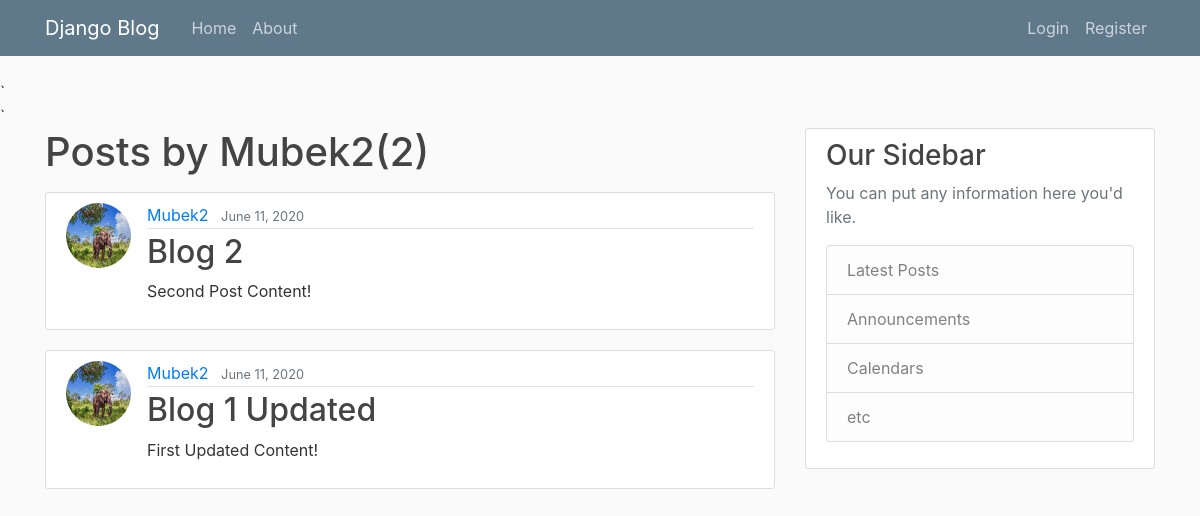
The app's page /user/Mubek2, older data.
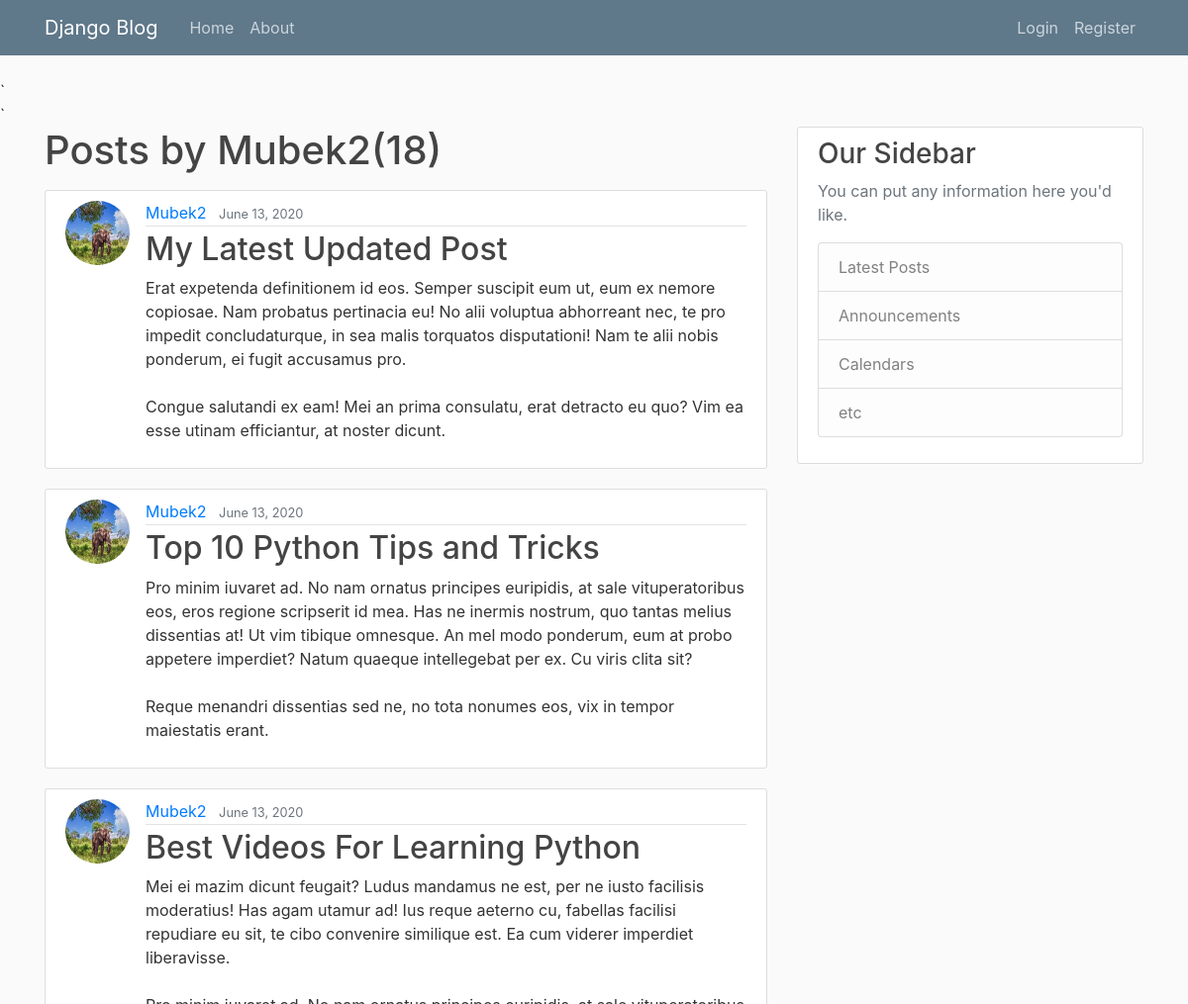
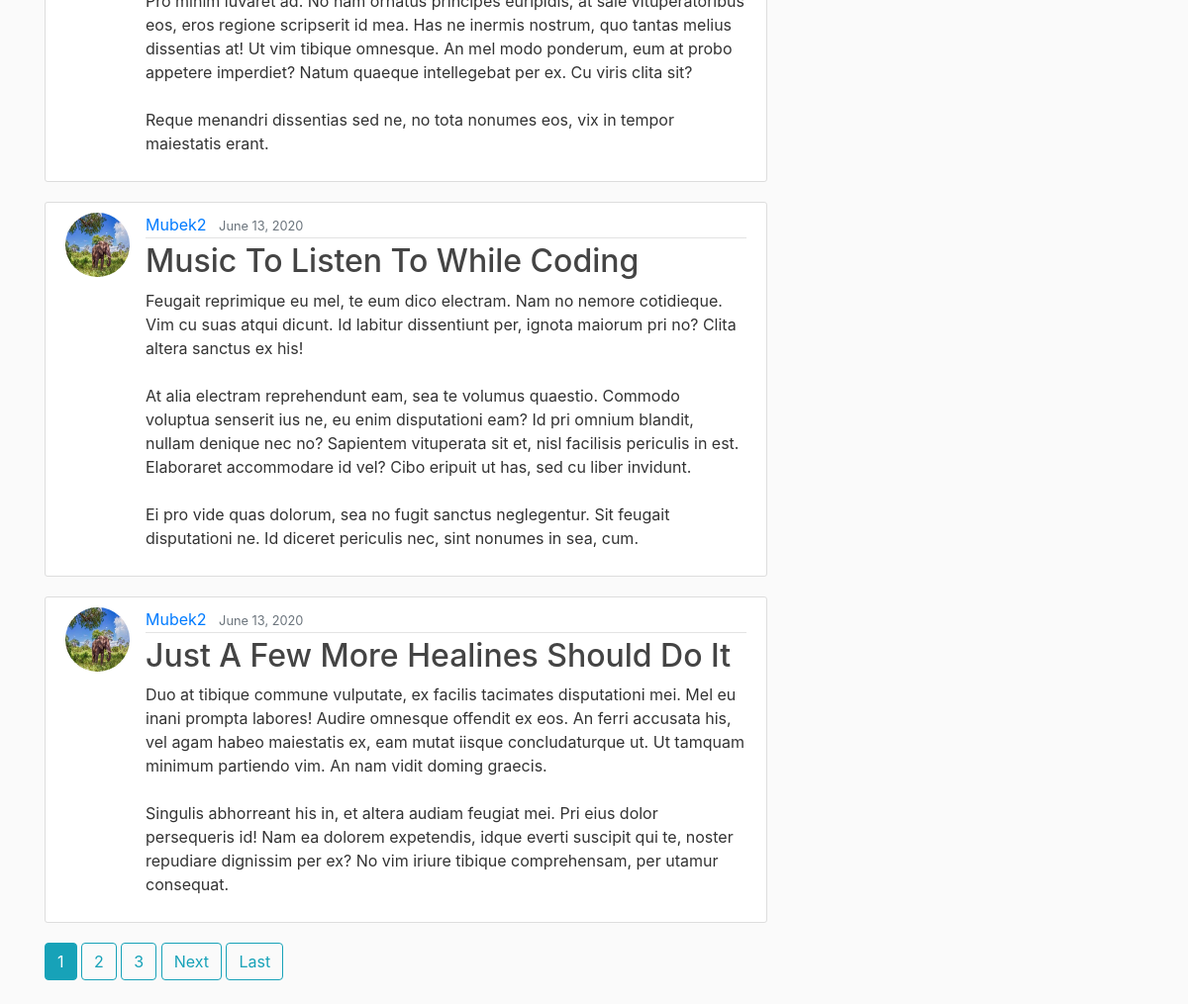
The same page, newer data (2 pictures, top to bottom).
### blog/models.py (models this page shows, shortened)
class Post(models.Model):
    title = models.CharField(max_length=100)
    content = models.TextField()
    date_posted = models.DateTimeField(default=timezone.now)
    author = models.ForeignKey(User, on_delete=models.CASCADE)

### users/models.py (models this page shows, shortened)
class Profile(models.Model):
    user = models.OneToOneField(User, on_delete=models.CASCADE)
    image = models.ImageField(default='default.jpg', upload_to='profile_pics')

### blog/views.py (the view)
# urls.py: path('user/<str:username>', UserPostListView.as_view(), name='user-post'),
class UserPostListView(ListView):
    model = Post
    template_name = 'blog/user_post.html'
    context_object_name = 'posts'
    paginate_by = 5
    def get_queryset(self):
        user = get_object_or_404(User, username=self.kwargs.get('username'))
        return Post.objects.filter(author=user).order_by('-date_posted')

### blog/templates/blog/user_post.html (shortened to what this page needs)
{% extends "blog/base.html" %}
{% block content %}
    <h1 class="mb-3">Posts by {{ view.kwargs.username }}({{ page_obj.paginator.count }})</h1>
    {% for post in posts %}
        <article class="media content-section">
            <img class="rounded-circle article-img" src="{{ post.author.profile.image.url }}">
            <div class="media-body">
                <div class="article-metadata">
                    <a class="mr-2" href="{% url 'user-post' post.author.username %}">{{ post.author }}</a>
                    <small class="text-muted">{{ post.date_posted|date:"F d, Y" }}</small>
                </div>
                <h2><a class="article-title" href="{% url 'post-detail' post.id %}">{{ post.title }}</a></h2>
                <p class="article-content">{{ post.content }}</p>
            </div>
        </article>
    {% endfor %}
    {% if is_paginated %}
        {% for num in page_obj.paginator.page_range %}
            {% if page_obj.number == num %}
                <a class="btn btn-info mb-4" href="?page={{ num }}">{{ num }}</a>
            {% elif num > page_obj.number|add:'-3' and num < page_obj.number|add:'3' %}
                <a class="btn btn-outline-info mb-4" href="?page={{ num }}">{{ num }}</a>
            {% endif %}
        {% endfor %}
        {% if page_obj.has_next %}
            <a class ="btn btn-outline-info mb-4" href="?page={{ page_obj.next_page_number }}">Next</a>
            <a class ="btn btn-outline-info mb-4" href="?page={{ page_obj.paginator.num_pages }}">Last</a>
        {% endif %}
    {% endif %}
{% endblock content %}

### blog/templates/blog/base.html (shortened to what this page needs)
<!DOCTYPE html>
{% load static %}
<html>
<head>
    <link rel="stylesheet" href="https://maxcdn.bootstrapcdn.com/bootstrap/4.0.0/css/bootstrap.min.css"
>
    <link rel="stylesheet" type="text/css" href="{% static 'blog/main.css' %}">
</head>
<body>
`
<header class="site-header">
    <nav class="navbar navbar-expand-md navbar-dark bg-steel fixed-top">
        <div class="container">
            <a class="navbar-brand mr-4" href="{% url 'blog-home' %}">Django Blog</a>
            <div class="collapse navbar-collapse" id="navbarToggle">
                <div class="navbar-nav mr-auto">
                    <a class="nav-item nav-link" href="{% url 'blog-home' %}">Home</a>
                    <a class="nav-item nav-link" href="{% url 'blog-about' %}">About</a>
                </div>
                <div class="navbar-nav">
                    {% if user.is_authenticated %}
                        <a class="nav-item nav-link" href="{% url 'post-create' %}">New Post</a>
                        <a class="nav-item nav-link" href="{% url 'profile' %}">Profile</a>
                        <a class="nav-item nav-link" href="{% url 'logout' %}">Logout</a>
                    {% else %}
                        <a class="nav-item nav-link" href="{% url 'login' %}">Login</a>
                        <a class="nav-item nav-link" href="{% url 'register' %}">Register</a>
                    {% endif %}
                </div>
            </div>
        </div>
    </nav>
</header>
`
<main role="main" class="container">
    <div class="row">
        <div class="col-md-8">
            {% block content %}{% endblock %}
        </div>
        <div class="col-md-4">
            <div class="content-section">
                <h3>Our Sidebar</h3>
                <p class='text-muted'>You can put any information here you'd like.
                <ul class="list-group">
                    <li class="list-group-item list-group-item-light">Latest Posts</li>
                    <li class="list-group-item list-group-item-light">Announcements</li>
                    <li class="list-group-item list-group-item-light">Calendars</li>
                    <li class="list-group-item list-group-item-light">etc</li>
                </ul>
                </p>
            </div>
        </div>
    </div>
</main>
</body>
</html>

### blog/static/blog/main.css (style rules this page uses)
body { background: #fafafa; color: #333333; margin-top: 5rem; }
h1, h2, h3, h4, h5, h6 { color: #444444; }
ul { margin: 0; }
.bg-steel { background-color: #5f788a; }
.site-header .navbar-nav .nav-link { color: #cbd5db; }
.content-section { background: #ffffff; padding: 10px 20px; border: 1px solid #dddddd; border-radius: 3px; margin-bottom: 20px; }
.article-title { color: #444444; }
.article-content { white-space: pre-line; }
.article-img { height: 65px; width: 65px; margin-right: 16px; }
.article-metadata { padding-bottom: 1px; margin-bottom: 4px; border-bottom: 1px solid #e3e3e3 }

Row changes from the older to the newer data that the page shows:
no longer on this page (row unchanged): Post: author.profile.image (picture), author "Mubek2", date_posted "June 11, 2020", title "Blog 2", content "Second Post Content!"
no longer on this page (row unchanged): Post: author.profile.image (picture), author "Mubek2", date_posted "June 11, 2020", title "Blog 1 Updated", content "First Updated Content!"
added Post: author.profile.image (picture), author "Mubek2", date_posted "June 13, 2020", title "My Latest Updated Post", content "Erat expetenda definitionem id eos. Semper suscipit eum ut, eum ex nemore copiosae. Nam probatus pertinacia eu! No alii voluptua abhorreant nec, te pro impedit concludaturque, in sea malis torquatos disputationi! Nam te alii nobis ponderum, ei fugit accusamus pro. Congue salutandi ex eam! Mei an prima consulatu, erat detracto eu quo? Vim ea esse utinam efficiantur, at noster dicunt."
added Post: author.profile.image (picture), author "Mubek2", date_posted "June 13, 2020", title "Top 10 Python Tips and Tricks", content "Pro minim iuvaret ad. No nam ornatus principes euripidis, at sale vituperatoribus eos, eros regione scripserit id mea. Has ne inermis nostrum, quo tantas melius dissentias at! Ut vim tibique omnesque. An mel modo ponderum, eum at probo appetere imperdiet? Natum quaeque intellegebat per ex. Cu viris clita sit? Reque menandri dissentias sed ne, no tota nonumes eos, vix in tempor maiestatis erant."
added Post: author.profile.image (picture), author "Mubek2", date_posted "June 13, 2020", title "Best Videos For Learning Python", content "Mei ei mazim dicunt feugait? Ludus mandamus ne est, per ne iusto facilisis moderatius! Has agam utamur ad! Ius reque aeterno cu, fabellas facilisi repudiare eu sit, te cibo convenire similique est. Ea cum viderer imperdiet liberavisse. Pro minim iuvaret ad. No nam ornatus principes euripidis, at sale vituperatoribus eos, eros regione scripserit id mea. Has ne inermis nostrum, quo tantas melius dissentias at! Ut vim tibique omnesque. An mel modo ponderum, eum at probo appetere imperdiet? Natum quaeque intellegebat per ex. Cu viris clita sit? Reque menandri dissentias sed ne, no tota nonumes eos, vix in tempor maiestatis erant."
added Post: author.profile.image (picture), author "Mubek2", date_posted "June 13, 2020", title "Music To Listen To While Coding", content "Feugait reprimique eu mel, te eum dico electram. Nam no nemore cotidieque. Vim cu suas atqui dicunt. Id labitur dissentiunt per, ignota maiorum pri no? Clita altera sanctus ex his! At alia electram reprehendunt eam, sea te volumus quaestio. Commodo voluptua senserit ius ne, eu enim disputationi eam? Id pri omnium blandit, nullam denique nec no? Sapientem vituperata sit et, nisl facilisis periculis in est. Elaboraret accommodare id vel? Cibo eripuit ut has, sed cu liber invidunt. Ei pro vide quas dolorum, sea no fugit sanctus neglegentur. Sit feugait disputationi ne. Id diceret periculis nec, sint nonumes in sea, cum."
added Post: author.profile.image (picture), author "Mubek2", date_posted "June 13, 2020", title "Just A Few More Healines Should Do It", content "Duo at tibique commune vulputate, ex facilis tacimates disputationi mei. Mel eu inani prompta labores! Audire omnesque offendit ex eos. An ferri accusata his, vel agam habeo maiestatis ex, eam mutat iisque concludaturque ut. Ut tamquam minimum partiendo vim. An nam vidit doming graecis. Singulis abhorreant his in, et altera audiam feugiat mei. Pri eius dolor persequeris id! Nam ea dolorem expetendis, idque everti suscipit qui te, noster repudiare dignissim per ex? No vim iriure tibique comprehensam, per utamur consequat."
Text that changed along with them:
{{ page_obj.paginator.count }}: "2" → "18"
new list line: "1"
new list line: "2"
new list line: "3"
text now shown: "Next Last"
